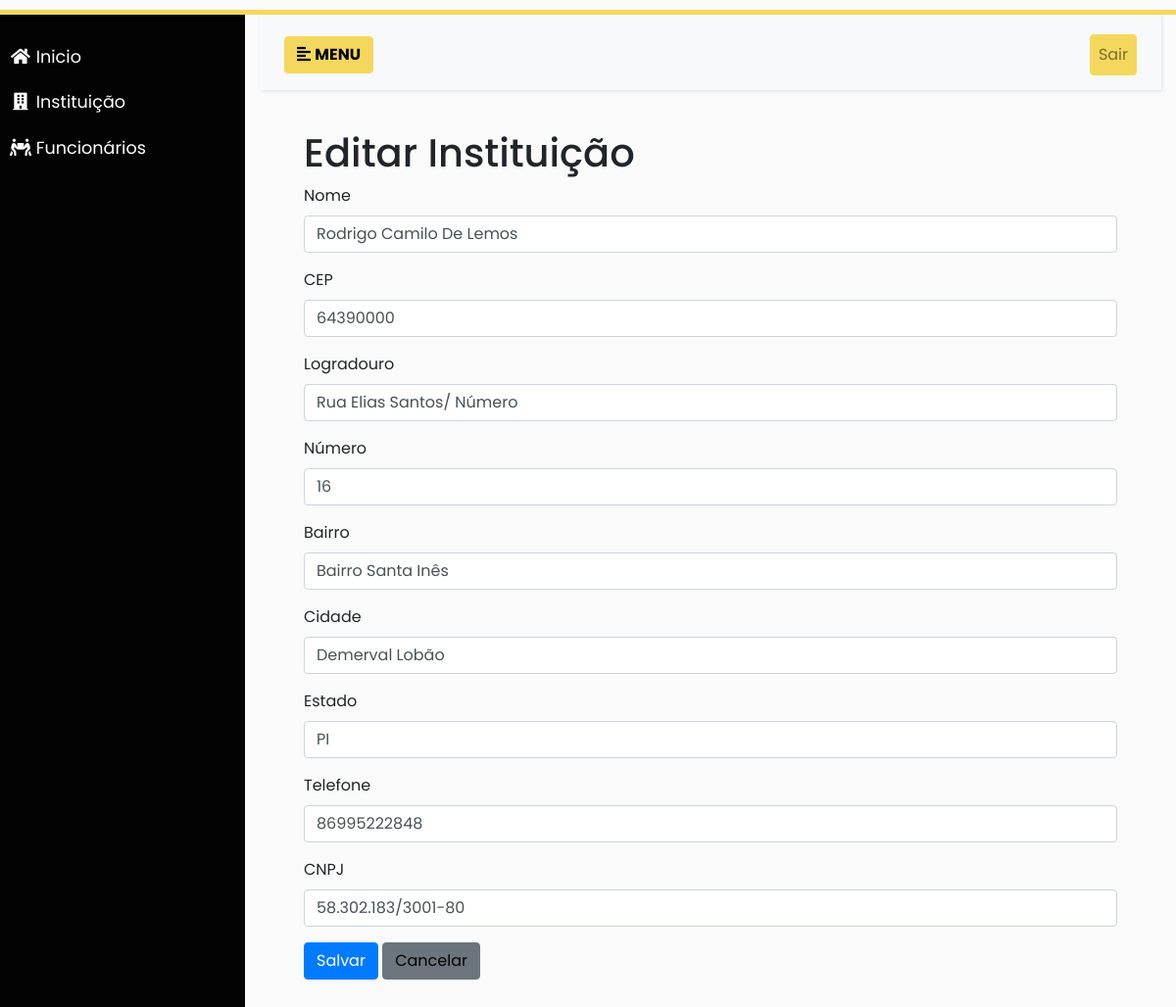
The app's page /editar-instituicao/2/, older data.
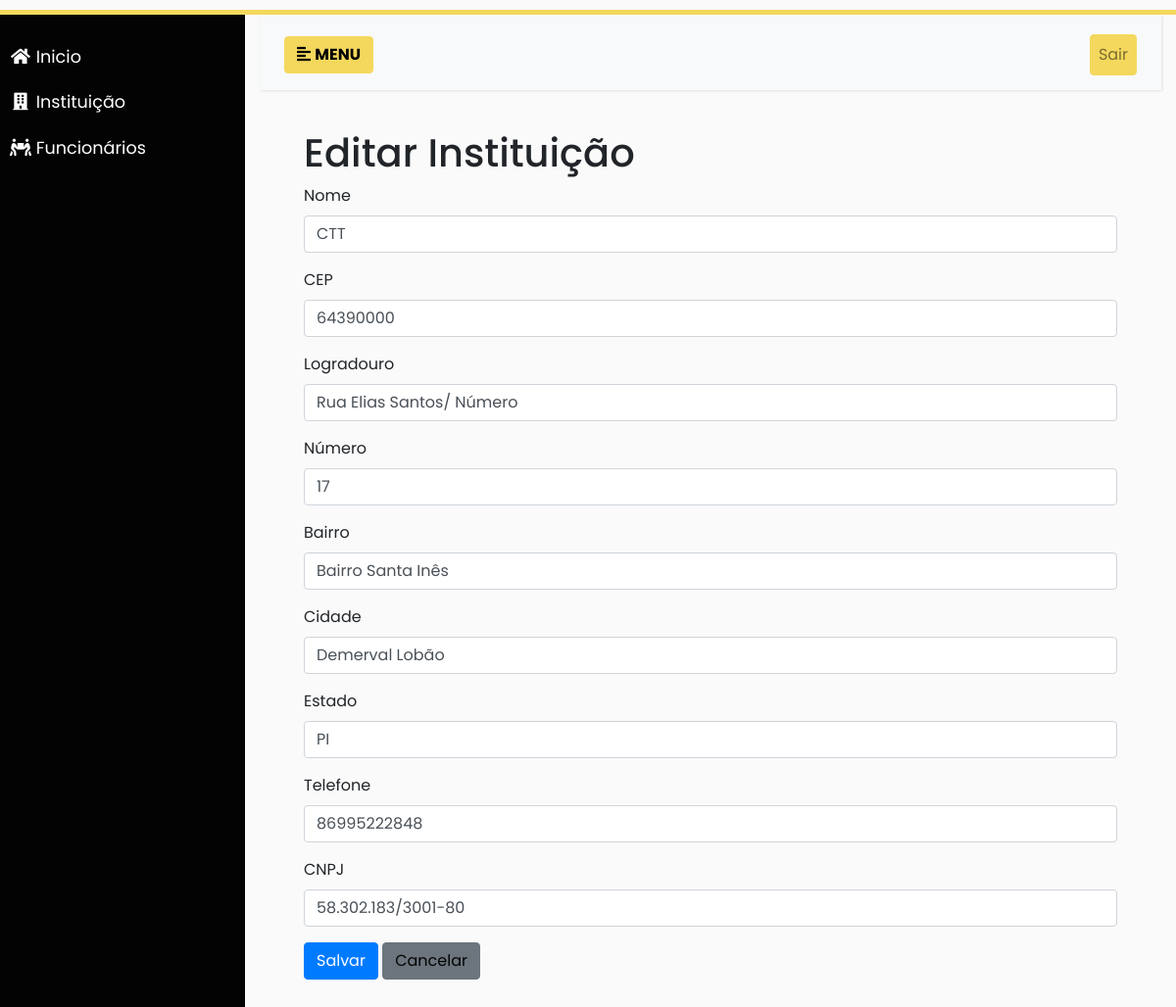
The same page, newer data.
### almoxarifado/models.py (models this page shows, shortened)
class Instituicao(models.Model):
    nome = models.CharField(max_length=100)
    cep = models.CharField(max_length=9)
    logradouro = models.CharField(max_length=200)
    numero = models.CharField(max_length=10)
    bairro = models.CharField(max_length=100)
    cidade = models.CharField(max_length=100)
    estado = models.CharField(max_length=2)
    telefone = models.CharField(max_length=20)
    cnpj = models.CharField(max_length=18, unique=True)

### almoxarifado/views/instituicao.py (the view, shortened to what this page needs)
# urls.py: path('editar-instituicao/<int:pk>/', views.editar_instituicao, name='editar-instituicao'),
def editar_instituicao(request, pk):
    instituicao = get_object_or_404(Instituicao, pk=pk)
    return render(request, 'instituicao/editinstituicao.html', {'instituicao': instituicao})

### almoxarifado/templates/instituicao/editinstituicao.html (shortened to what this page needs)
{% extends 'base.html' %} {% load static %} {% block content %}
<div class="container">
  <h1>Editar Instituição</h1>
  <form method="post" action="{% url 'editar-instituicao' instituicao.pk %}">
    <div class="mb-3">
      <label for="nome" class="form-label">Nome</label>
      <input
        type="text"
        id="nome"
        name="nome"
        class="form-control"
        value="{{ val.nome|default:instituicao.nome }}"
        required
      />
    </div>
    <div class="mb-3">
      <label for="cep" class="form-label">CEP</label>
      <input
        type="text"
        id="cep"
        name="cep"
        class="form-control"
        value="{{ val.cep|default:instituicao.cep }}"
      />
    </div>
    <div class="mb-3">
      <label for="logradouro" class="form-label">Logradouro</label>
      <input
        type="text"
        id="logradouro"
        name="logradouro"
        class="form-control"
        value="{{ val.logradouro|default:instituicao.logradouro }}"
      />
    </div>
    <div class="mb-3">
      <label for="numero" class="form-label">Número</label>
      <input
        type="text"
        id="numero"
        name="numero"
        class="form-control"
        value="{{ val.numero|default:instituicao.numero }}"
      />
    </div>
    <div class="mb-3">
      <label for="bairro" class="form-label">Bairro</label>
      <input
        type="text"
        id="bairro"
        name="bairro"
        class="form-control"
        value="{{ val.bairro|default:instituicao.bairro }}"
      />
    </div>
    <div class="mb-3">
      <label for="cidade" class="form-label">Cidade</label>
      <input
        type="text"
        id="cidade"
        name="cidade"
        class="form-control"
        value="{{ val.cidade|default:instituicao.cidade }}"
      />
    </div>
    <div class="mb-3">
      <label for="estado" class="form-label">Estado</label>
      <input
        type="text"
        id="estado"
        name="estado"
        class="form-control"
        value="{{ val.estado|default:instituicao.estado }}"
        maxlength="2"
      />
    </div>
    <div class="mb-3">
      <label for="telefone" class="form-label">Telefone</label>
      <input
        type="text"
        id="telefone"
        name="telefone"
        class="form-control"
        value="{{ val.telefone|default:instituicao.telefone }}"
      />
    </div>
    <div class="mb-3">
      <label for="cnpj" class="form-label">CNPJ</label>
      <input
        type="text"
        id="cnpj"
        name="cnpj"
        class="form-control"
        value="{{ val.cnpj|default:instituicao.cnpj }}"
        required
      />
    </div>
    <button type="submit" class="btn btn-primary">Salvar</button>
    <a href="{% url 'lista_instituicao' %}" class="btn btn-secondary"
      >Cancelar</a
    >
  </form>
</div>
{% endblock content %}

Row changes from the older to the newer data that the page shows:
changed Instituicao "Rua Elias Santos/ Número": nome "Rodrigo Camilo De Lemos" → "CTT"; numero "16" → "17"
